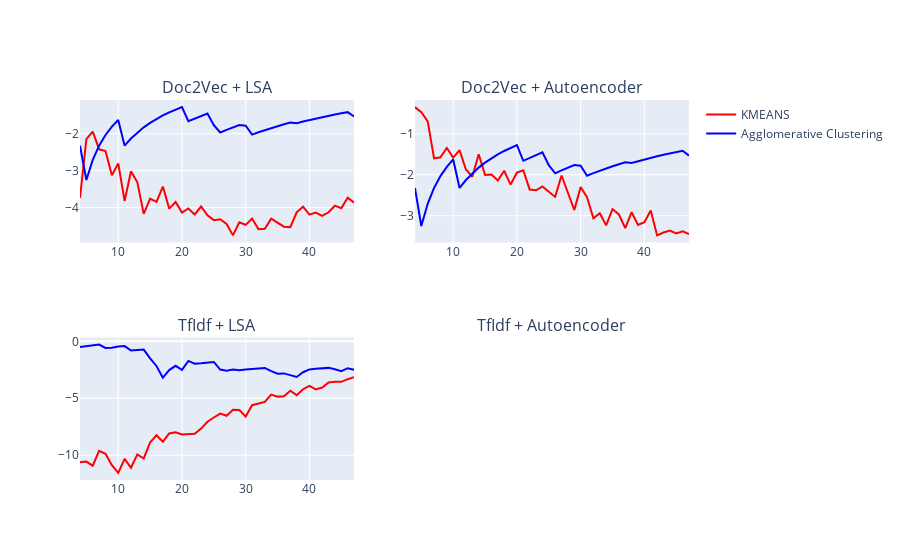

Here is the notebook cell this chart was saved with:
### Code cell
# Initialize figure with subplots
fig = make_subplots(
    rows=2, cols=2, subplot_titles=("Doc2Vec + LSA", "Doc2Vec + Autoencoder", "TfIdf + LSA", "TfIdf + Autoencoder")
)

# Update xaxis properties
#fig.update_xaxes(title_text="xaxis 1 title", row=1, col=1)
#fig.update_xaxes(title_text="xaxis 2 title", range=[10, 50], row=1, col=2)
#fig.update_xaxes(title_text="xaxis 3 title", showgrid=False, row=2, col=1)
#fig.update_xaxes(title_text="xaxis 4 title", type="log", row=2, col=2)

# Update yaxis properties
#fig.update_yaxes(title_text="yaxis 1 title", row=1, col=1)
#fig.update_yaxes(title_text="yaxis 2 title", range=[40, 80], row=1, col=2)
#fig.update_yaxes(title_text="yaxis 3 title", showgrid=False, row=2, col=1)
#fig.update_yaxes(title_text="yaxis 4 title", row=2, col=2)

# Update title and height
#fig.update_layout(title_text="Customizing Subplot Axes", height=700)

def compute_cms(num_clusters):
    cms = []
    for rerun in range(5):
        tfs, model = pickle.loads(embmodel)
        *args, cm = compute(tfs, model, 2, dimreduction, clustering, 'LDA', 50, num_clusters, 5, 100, 'cluster_error', 'linear', 'scatter', 10, 10)
        print(cm)
        cms.append(cm.get_coherence())
    return sum(cms)/len(cms)


for i,(name,embmodel) in enumerate([('Doc2Vec', pickle.dumps((docs_vectorized_doc2vec, doc2vec_model))), ('TfIdf', pickle.dumps((docs_vectorized_tfidf, tfidf_model)))]):
    for j,dimreduction in enumerate(['LSA', 'Autoencoder']):
        if name == 'TfIdf' and dimreduction =='Autoencoder':
            continue
        for clustering in ['KMEANS', 'Agglomerative Clustering']:
            data = []
            dims = list(range(4, 48))
            if not dimreduction == 'Autoencoder':
                with Pool(cpu_count()) as p:
                    data = p.map(compute_cms, dims)
            else:
                data = [compute_cms(dim) for dim in dims]
            fig.add_trace(go.Scatter(x=dims, y=data, name=clustering, marker_color="red" if clustering == 'KMEANS' else "blue", showlegend=True if (i==0 and j==0) else False), row=i+1, col=j+1)

fig.show()

### Figure 1 — Plotly figure (JSON) as saved in the notebook; plotly's stock layout.template omitted (floating-point values rounded to 4 significant figures)
{"data": [{"marker": {"color": "red"}, "name": "KMEANS", "showlegend": true, "type": "scatter", "x": [4, 5, 6, 7, 8, 9, 10, 11, 12, 13, 14, 15, 16, 17, 18, 19, 20, 21, 22, 23, 24, 25, 26, 27, 28, 29, 30, 31, 32, 33, 34, 35, 36, 37, 38, 39, 40, 41, 42, 43, 44, 45, 46, 47], "xaxis": "x", "y": [-3.741, -2.148, -1.94, -2.42, -2.466, -3.123, -2.803, -3.82, -3.014, -3.314, -4.172, -3.759, -3.848, -3.431, -4.029, -3.848, -4.134, -4.026, -4.187, -3.971, -4.209, -4.341, -4.315, -4.447, -4.754, -4.402, -4.47, -4.298, -4.585, -4.572, -4.301, -4.417, -4.519, -4.532, -4.13, -3.977, -4.192, -4.136, -4.227, -4.128, -3.949, -4.018, -3.736, -3.866], "yaxis": "y"}, {"marker": {"color": "blue"}, "name": "Agglomerative Clustering", "showlegend": true, "type": "scatter", "x": [4, 5, 6, 7, 8, 9, 10, 11, 12, 13, 14, 15, 16, 17, 18, 19, 20, 21, 22, 23, 24, 25, 26, 27, 28, 29, 30, 31, 32, 33, 34, 35, 36, 37, 38, 39, 40, 41, 42, 43, 44, 45, 46, 47], "xaxis": "x", "y": [-2.322, -3.251, -2.71, -2.322, -2.032, -1.806, -1.626, -2.322, -2.129, -1.965, -1.825, -1.703, -1.597, -1.503, -1.419, -1.345, -1.277, -1.659, -1.583, -1.515, -1.452, -1.765, -1.965, -1.892, -1.825, -1.762, -1.781, -2.023, -1.96, -1.9, -1.844, -1.792, -1.742, -1.695, -1.711, -1.667, -1.626, -1.586, -1.548, -1.512, -1.478, -1.445, -1.414, -1.532], "yaxis": "y"}, {"marker": {"color": "red"}, "name": "KMEANS", "showlegend": false, "type": "scatter", "x": [4, 5, 6, 7, 8, 9, 10, 11, 12, 13, 14, 15, 16, 17, 18, 19, 20, 21, 22, 23, 24, 25, 26, 27, 28, 29, 30, 31, 32, 33, 34, 35, 36, 37, 38, 39, 40, 41, 42, 43, 44, 45, 46, 47], "xaxis": "x2", "y": [-0.3484, -0.4733, -0.6967, -1.6, -1.575, -1.346, -1.579, -1.398, -1.872, -2.048, -1.501, -2.004, -1.993, -2.139, -1.902, -2.241, -1.949, -1.891, -2.362, -2.379, -2.287, -2.425, -2.541, -2.017, -2.426, -2.86, -2.301, -2.547, -3.064, -2.942, -3.233, -2.838, -2.969, -3.304, -2.914, -3.224, -3.158, -2.873, -3.48, -3.41, -3.362, -3.434, -3.378, -3.446], "yaxis": "y2"}, {"marker": {"color": "blue"}, "name": "Agglomerative Clustering", "showlegend": false, "type": "scatter", "x": [4, 5, 6, 7, 8, 9, 10, 11, 12, 13, 14, 15, 16, 17, 18, 19, 20, 21, 22, 23, 24, 25, 26, 27, 28, 29, 30, 31, 32, 33, 34, 35, 36, 37, 38, 39, 40, 41, 42, 43, 44, 45, 46, 47], "xaxis": "x2", "y": [-2.322, -3.251, -2.71, -2.322, -2.032, -1.806, -1.626, -2.322, -2.129, -1.965, -1.825, -1.703, -1.597, -1.503, -1.419, -1.345, -1.277, -1.659, -1.583, -1.515, -1.452, -1.765, -1.965, -1.892, -1.825, -1.762, -1.781, -2.023, -1.96, -1.9, -1.844, -1.792, -1.742, -1.695, -1.711, -1.667, -1.626, -1.586, -1.548, -1.512, -1.478, -1.445, -1.414, -1.532], "yaxis": "y2"}, {"marker": {"color": "red"}, "name": "KMEANS", "showlegend": false, "type": "scatter", "x": [4, 5, 6, 7, 8, 9, 10, 11, 12, 13, 14, 15, 16, 17, 18, 19, 20, 21, 22, 23, 24, 25, 26, 27, 28, 29, 30, 31, 32, 33, 34, 35, 36, 37, 38, 39, 40, 41, 42, 43, 44, 45, 46, 47], "xaxis": "x3", "y": [-10.61, -10.56, -10.91, -9.607, -9.874, -10.87, -11.55, -10.31, -11.1, -9.923, -10.28, -8.874, -8.241, -8.803, -8.088, -7.988, -8.177, -8.169, -8.121, -7.659, -7.056, -6.686, -6.343, -6.537, -6.014, -6.029, -6.603, -5.605, -5.459, -5.315, -4.672, -4.853, -4.82, -4.331, -4.724, -4.205, -3.904, -4.221, -4.053, -3.615, -3.558, -3.556, -3.324, -3.146], "yaxis": "y3"}, {"marker": {"color": "blue"}, "name": "Agglomerative Clustering", "showlegend": false, "type": "scatter", "x": [4, 5, 6, 7, 8, 9, 10, 11, 12, 13, 14, 15, 16, 17, 18, 19, 20, 21, 22, 23, 24, 25, 26, 27, 28, 29, 30, 31, 32, 33, 34, 35, 36, 37, 38, 39, 40, 41, 42, 43, 44, 45, 46, 47], "xaxis": "x3", "y": [-0.4972, -0.4092, -0.341, -0.2904, -0.5763, -0.5634, -0.4545, -0.4215, -0.808, -0.7512, -0.7232, -1.494, -2.162, -3.189, -2.527, -2.148, -2.505, -1.717, -1.966, -1.933, -1.852, -1.811, -2.479, -2.574, -2.467, -2.548, -2.47, -2.403, -2.336, -2.333, -2.617, -2.84, -2.815, -2.963, -3.125, -2.712, -2.466, -2.417, -2.371, -2.331, -2.456, -2.619, -2.358, -2.495], "yaxis": "y3"}], "layout": {"annotations": [{"font": {"size": 16}, "showarrow": false, "text": "Doc2Vec + LSA", "x": 0.225, "xanchor": "center", "xref": "paper", "y": 1, "yanchor": "bottom", "yref": "paper"}, {"font": {"size": 16}, "showarrow": false, "text": "Doc2Vec + Autoencoder", "x": 0.775, "xanchor": "center", "xref": "paper", "y": 1, "yanchor": "bottom", "yref": "paper"}, {"font": {"size": 16}, "showarrow": false, "text": "TfIdf + LSA", "x": 0.225, "xanchor": "center", "xref": "paper", "y": 0.375, "yanchor": "bottom", "yref": "paper"}, {"font": {"size": 16}, "showarrow": false, "text": "TfIdf + Autoencoder", "x": 0.775, "xanchor": "center", "xref": "paper", "y": 0.375, "yanchor": "bottom", "yref": "paper"}], "xaxis": {"anchor": "y", "domain": [0, 0.45]}, "xaxis2": {"anchor": "y2", "domain": [0.55, 1]}, "xaxis3": {"anchor": "y3", "domain": [0, 0.45]}, "xaxis4": {"anchor": "y4", "domain": [0.55, 1]}, "yaxis": {"anchor": "x", "domain": [0.625, 1]}, "yaxis2": {"anchor": "x2", "domain": [0.625, 1]}, "yaxis3": {"anchor": "x3", "domain": [0, 0.375]}, "yaxis4": {"anchor": "x4", "domain": [0, 0.375]}}}
